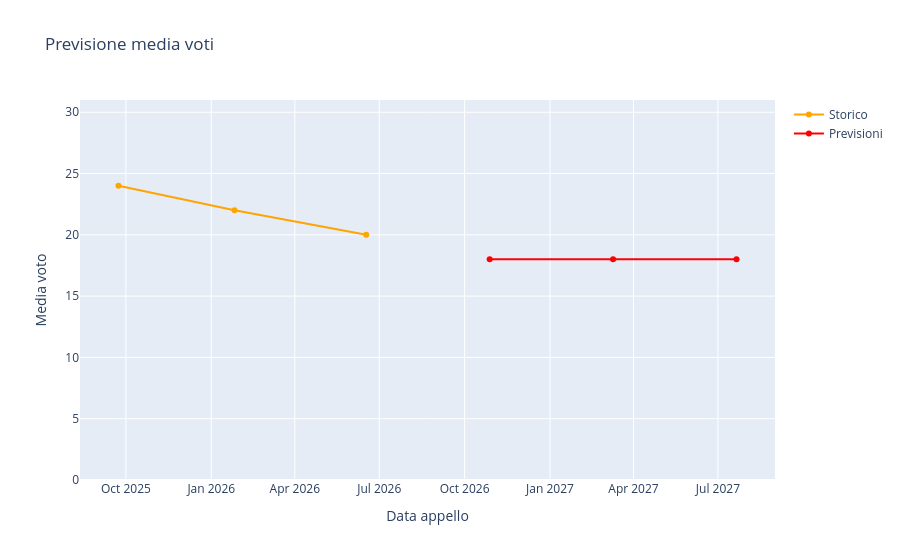

Notebook code for this chart:
### Code cell
# =========================
# 2) FUNZIONE DI PREVISIONE
# =========================

def grafico_previsione(df):
    if df.empty or "voto" not in df.columns or "data_appello" not in df.columns:
        print("DF non valido")
        return None

    df = df.copy()

    # Conversioni
    df["voto_num"] = pd.to_numeric(df["voto"], errors="coerce")
    df["data_appello"] = pd.to_datetime(df["data_appello"], errors="coerce")
    df_validi = df.dropna(subset=["voto_num", "data_appello"])

    # Media per appello (qui ogni appello è unico, ma teniamo la logica generale)
    df_media = df_validi.groupby(["appello_id", "data_appello"])["voto_num"].mean().reset_index()
    df_media = df_media.sort_values("data_appello")

    n_appelli = len(df_media)
    if n_appelli < 2:
        print("Dati insufficienti per una previsione")
        return None

    # Asse X = giorni dal primo appello
    df_media["giorni"] = (df_media["data_appello"] - df_media["data_appello"].min()).dt.days
    X = df_media["giorni"].values.reshape(-1, 1)
    y = df_media["voto_num"].values

    # Distanza media tra appelli (minimo 30 giorni)
    distanze = df_media["data_appello"].diff().dt.days.dropna()
    media_distanza = max(30, int(distanze.mean()))

    # Numero previsioni future = numero appelli storici
    n_future = n_appelli

    future_pred = []
    future_dates = []

    current_X = X.copy()
    current_y = y.copy()
    last_date = df_media["data_appello"].max()

    for i in range(n_future):
        model = LinearRegression()
        model.fit(current_X, current_y)

        next_date = last_date + pd.Timedelta(days=media_distanza)
        last_date = next_date
        future_dates.append(next_date)

        next_day = (next_date - df_media["data_appello"].min()).days
        next_pred = model.predict([[next_day]])[0]

        next_pred = float(np.clip(next_pred, 18, 31))

        future_pred.append(next_pred)

        current_X = np.append(current_X, [[next_day]], axis=0)
        current_y = np.append(current_y, next_pred)

    storico_x = df_media["data_appello"]
    storico_y = df_media["voto_num"]

    previsioni_x = pd.to_datetime(future_dates)
    previsioni_y = future_pred

    fig = go.Figure()

    fig.add_trace(go.Scatter(
        x=storico_x,
        y=storico_y,
        mode="lines+markers",
        name="Storico",
        line=dict(color="orange")
    ))

    fig.add_trace(go.Scatter(
        x=previsioni_x,
        y=previsioni_y,
        mode="lines+markers",
        name="Previsioni",
        line=dict(color="red")
    ))

    fig.update_layout(
        title="Previsione media voti",
        xaxis_title="Data appello",
        yaxis_title="Media voto",
        yaxis=dict(range=[0, 31])
    )

    fig.show()

    return df_media, list(zip(previsioni_x, previsioni_y))
print(grafico_previsione(df))

### Figure 1 — Plotly figure (JSON) as saved in the notebook; plotly's stock layout.template omitted (floating-point values rounded to 4 significant figures)
{"data": [{"line": {"color": "orange"}, "mode": "lines+markers", "name": "Storico", "type": "scatter", "x": ["2025-09-23T00:00:00.000000000", "2026-01-26T00:00:00.000000000", "2026-06-17T00:00:00.000000000"], "y": [24.0, 22.0, 20.0]}, {"line": {"color": "red"}, "mode": "lines+markers", "name": "Previsioni", "type": "scatter", "x": ["2026-10-28T00:00:00.000000000", "2027-03-10T00:00:00.000000000", "2027-07-21T00:00:00.000000000"], "y": [18, 18, 18]}], "layout": {"title": {"text": "Previsione media voti"}, "xaxis": {"title": {"text": "Data appello"}}, "yaxis": {"range": [0, 31], "title": {"text": "Media voto"}}}}
